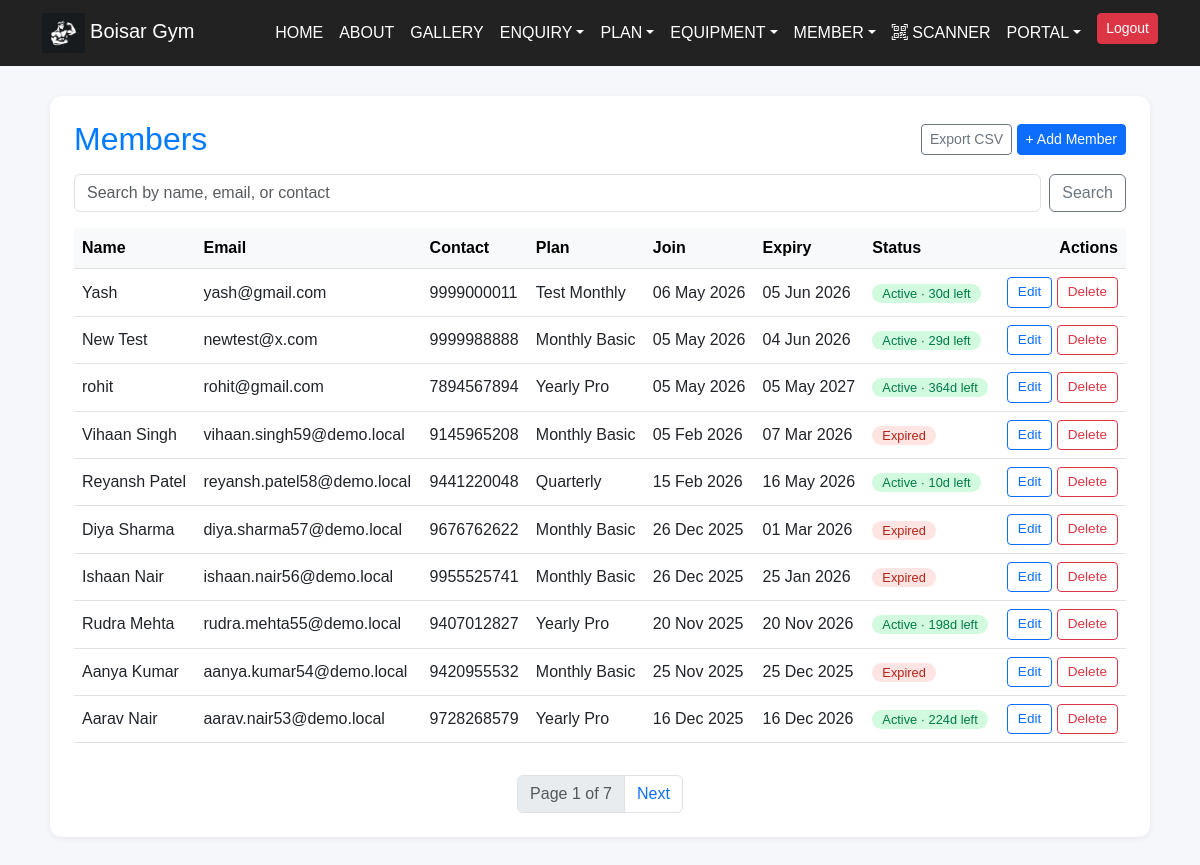
Page /view_member/ (signed in) on the committed database.
### project/models.py (models this page shows, shortened)
class Member(models.Model):
    GENDER_CHOICES = [('Male', 'Male'), ('Female', 'Female')]
    GOAL_CHOICES = [
        ('lose', 'Lose Weight'),
        ('gain', 'Gain Muscle'),
        ('maintain', 'Maintain'),
    ]
    EXPERIENCE_CHOICES = [
        ('beginner', 'Beginner'),
        ('intermediate', 'Intermediate'),
        ('advanced', 'Advanced'),
    ]
    DIET_CHOICES = [
        ('veg', 'Vegetarian'),
        ('nonveg', 'Non-Vegetarian'),
        ('vegan', 'Vegan'),
    ]
    user = models.OneToOneField(
        settings.AUTH_USER_MODEL,
        on_delete=models.SET_NULL,
        null=True, blank=True,
        related_name='member_profile',
    )
    name = models.CharField(max_length=100)
    contact = models.CharField(max_length=15)
    email = models.EmailField(unique=True)
    age = models.PositiveIntegerField()
    gender = models.CharField(max_length=10, choices=GENDER_CHOICES)
    plan = models.ForeignKey(Plan, on_delete=models.PROTECT, related_name='members')
    join_date = models.DateField(default=timezone.now)
    expiry_date = models.DateField(blank=True, null=True)
    amount = models.PositiveIntegerField()
    height_cm = models.PositiveIntegerField(blank=True, null=True)
    weight_kg = models.PositiveIntegerField(blank=True, null=True)
    goal = models.CharField(max_length=10, choices=GOAL_CHOICES, blank=True)
    experience = models.CharField(max_length=15, choices=EXPERIENCE_CHOICES, blank=True)
    diet = models.CharField(max_length=10, choices=DIET_CHOICES, blank=True)
    @property
    def is_active(self):
        return bool(self.expiry_date and self.expiry_date >= timezone.now().date())
    @property
    def days_remaining(self):
        if not self.expiry_date:
            return 0
        return max(0, (self.expiry_date - timezone.now().date()).days)

class Plan(models.Model):
    DURATION_CHOICES = [
        ('Monthly Plans', 'Monthly Plans'),
        ('Yearly Plans', 'Yearly Plans'),
    ]
    name = models.CharField(max_length=100)
    amount = models.DecimalField(max_digits=10, decimal_places=2)
    duration = models.CharField(max_length=50, choices=DURATION_CHOICES)
    duration_days = models.PositiveIntegerField(
        default=30,
        help_text="Length of the plan in days; used to compute expiry.",
    )

### project/views.py (the view)
# urls.py: path('view_member/', views.view_member, name='view_member'),
@login_required(login_url="admin_login")
def view_member(request):
    q = request.GET.get('q', '').strip()
    qs = Member.objects.select_related('plan').all()
    if q:
        qs = qs.filter(Q(name__icontains=q) | Q(email__icontains=q) | Q(contact__icontains=q))
    page_obj = Paginator(qs.order_by('-id'), 10).get_page(request.GET.get('page'))
    return render(request, 'admin_panel/view_member.html', {
        'members': page_obj.object_list,
        'page_obj': page_obj,
        'q': q,
    })

### templates/admin_panel/view_member.html (shortened to what this page needs)
<!DOCTYPE html>
<html lang="en">
  <head>
  </head>
  <body>
    {% include "admin_panel/navbar.html" %}
    <div class="panel">
      <div class="d-flex justify-content-between align-items-center mb-3">
        <h2 class="mb-0">Members</h2>
        <div>
          <a href="{% url 'export_members_csv' %}" class="btn btn-outline-secondary btn-sm">Export CSV</a>
          <a href="{% url 'add_member' %}" class="btn btn-primary btn-sm">+ Add Member</a>
        </div>
      </div>
      <form method="GET" class="mb-3 d-flex gap-2">
        <input type="text" name="q" value="{{ q }}" class="form-control" placeholder="Search by name, email, or contact" />
        <button class="btn btn-outline-secondary" type="submit">Search</button>
      </form>
      <div class="table-responsive">
        <table class="table table-hover align-middle">
          <thead class="table-light">
            <tr>
              <th>Name</th><th>Email</th><th>Contact</th>
              <th>Plan</th><th>Join</th><th>Expiry</th><th>Status</th><th class="text-end">Actions</th>
            </tr>
          </thead>
          <tbody>
            {% for member in members %}
            <tr>
              <td>{{ member.name }}</td>
              <td>{{ member.email }}</td>
              <td>{{ member.contact }}</td>
              <td>{{ member.plan.name }}</td>
              <td>{{ member.join_date|date:"d M Y" }}</td>
              <td>{{ member.expiry_date|date:"d M Y" }}</td>
              <td>
                {% if member.is_active %}
                  <span class="pill-active">Active · {{ member.days_remaining }}d left</span>
                {% else %}
                  <span class="pill-expired">Expired</span>
                {% endif %}
              </td>
              <td class="text-end">
                <a class="btn btn-sm btn-outline-primary btn-action" href="{% url 'edit_member' member.id %}">Edit</a>
                <form method="POST" action="{% url 'delete_member' member.id %}" style="display:inline" onsubmit="return confirm('Delete {{ member.name }}?');">
                  <button class="btn btn-sm btn-outline-danger btn-action" type="submit">Delete</button>
                </form>
              </td>
            </tr>
            {% empty %}
            <tr><td colspan="8" class="text-center text-muted">No members found.</td></tr>
            {% endfor %}
          </tbody>
        </table>
      </div>
      {% if page_obj.paginator.num_pages > 1 %}
      <nav class="mt-3">
        <ul class="pagination justify-content-center mb-0">
          <li class="page-item disabled"><span class="page-link">Page {{ page_obj.number }} of {{ page_obj.paginator.num_pages }}</span></li>
          {% if page_obj.has_next %}
            <li class="page-item"><a class="page-link" href="?page={{ page_obj.next_page_number }}{% if q %}&q={{ q }}{% endif %}">Next</a></li>
          {% endif %}
        </ul>
      </nav>
      {% endif %}
    </div>
  </body>
</html>

### templates/admin_panel/navbar.html (shortened to what this page needs)
{% load static %}
<link rel="stylesheet" href="https://cdn.jsdelivr.net/npm/bootstrap@5.3.0/dist/css/bootstrap.min.css" />
<link rel="stylesheet" href="https://cdn.jsdelivr.net/npm/bootstrap-icons@1.11.0/font/bootstrap-icons.css" />
<nav class="navbar navbar-expand-lg navbar-dark">
  <div class="container">
    <a class="navbar-brand" href="{% url 'admin_dashboard' %}">
      <img src="{% static 'assets/img/gymlogo.jpg' %}" alt="Logo" class="logo" /> Boisar Gym
    </a>
    <div class="collapse navbar-collapse" id="navbarNav">
      <ul class="navbar-nav ms-auto">
        <li class="nav-item"><a class="nav-link" href="{% url 'admin_dashboard' %}">HOME</a></li>
        <li class="nav-item"><a class="nav-link" href="{% url 'admin_about' %}">ABOUT</a></li>
        <li class="nav-item"><a class="nav-link" href="{% url 'gallery' %}">GALLERY</a></li>
        <li class="nav-item dropdown">
          <a class="nav-link dropdown-toggle" href="#" data-bs-toggle="dropdown">ENQUIRY</a>
        </li>
        <li class="nav-item dropdown">
          <a class="nav-link dropdown-toggle" href="#" data-bs-toggle="dropdown">PLAN</a>
        </li>
        <li class="nav-item dropdown">
          <a class="nav-link dropdown-toggle" href="#" data-bs-toggle="dropdown">EQUIPMENT</a>
        </li>
        <li class="nav-item dropdown">
          <a class="nav-link dropdown-toggle" href="#" data-bs-toggle="dropdown">MEMBER</a>
        </li>
        <li class="nav-item"><a class="nav-link" href="{% url 'qr_scanner' %}"><i class="bi bi-qr-code-scan"></i> SCANNER</a></li>
        <li class="nav-item dropdown">
          <a class="nav-link dropdown-toggle" href="#" data-bs-toggle="dropdown">PORTAL</a>
        </li>
        {% if user.is_authenticated %}
        <li class="nav-item ms-2">
          <a href="{% url 'admin_logout' %}" class="btn btn-danger btn-sm">Logout</a>
        </li>
        {% endif %}
      </ul>
    </div>
  </div>
</nav>

### templates/admin_panel/navbar.html (style rules this page uses)
body { font-family: 'Poppins', Arial, sans-serif; background: #f6f7fb; margin: 0; }
.navbar { background-color: #222; }
.navbar .nav-link, .navbar-brand { color: white !important; }
.logo { height: 40px; }
.panel { max-width: 1100px; margin: 30px auto; background: #fff; padding: 24px; border-radius: 12px; box-shadow: 0 2px 6px rgba(0,0,0,0.06); }
.panel h2 { color: #007bff; margin-bottom: 20px; }
.panel table { width: 100%; }
.panel .btn-action { padding: 4px 10px; font-size: 0.85rem; }
.pill-active { background:#d1fadf; color:#027a48; padding:2px 10px; border-radius:12px; font-size:0.8rem; }
.pill-expired { background:#fee4e2; color:#b42318; padding:2px 10px; border-radius:12px; font-size:0.8rem; }

### rows in the picture
Member: name "Yash", email "yash@gmail.com", contact "9999000011", plan.name "Test Monthly", join_date "06 May 2026", expiry_date "05 Jun 2026", days_remaining "30"
Member: name "New Test", email "newtest@x.com", contact "9999988888", plan.name "Monthly Basic", join_date "05 May 2026", expiry_date "04 Jun 2026", days_remaining "29"
Member: name "rohit", email "rohit@gmail.com", contact "7894567894", plan.name "Yearly Pro", join_date "05 May 2026", expiry_date "05 May 2027", days_remaining "364"
Member: name "Vihaan Singh", email "vihaan.singh59@demo.local", contact "9145965208", plan.name "Monthly Basic", join_date "05 Feb 2026", expiry_date "07 Mar 2026", shows "Expired"
Member: name "Reyansh Patel", email "reyansh.patel58@demo.local", contact "9441220048", plan.name "Quarterly", join_date "15 Feb 2026", expiry_date "16 May 2026", days_remaining "10"
Member: name "Diya Sharma", email "diya.sharma57@demo.local", contact "9676762622", plan.name "Monthly Basic", join_date "26 Dec 2025", expiry_date "01 Mar 2026", shows "Expired"
Member: name "Ishaan Nair", email "ishaan.nair56@demo.local", contact "9955525741", plan.name "Monthly Basic", join_date "26 Dec 2025", expiry_date "25 Jan 2026", shows "Expired"
Member: name "Rudra Mehta", email "rudra.mehta55@demo.local", contact "9407012827", plan.name "Yearly Pro", join_date "20 Nov 2025", expiry_date "20 Nov 2026", days_remaining "198"
Member: name "Aanya Kumar", email "aanya.kumar54@demo.local", contact "9420955532", plan.name "Monthly Basic", join_date "25 Nov 2025", expiry_date "25 Dec 2025", shows "Expired"
Member: name "Aarav Nair", email "aarav.nair53@demo.local", contact "9728268579", plan.name "Yearly Pro", join_date "16 Dec 2025", expiry_date "16 Dec 2026", days_remaining "224"

### other values in the picture
{{ page_obj.number }} "1"
{{ page_obj.paginator.num_pages }} "7"
